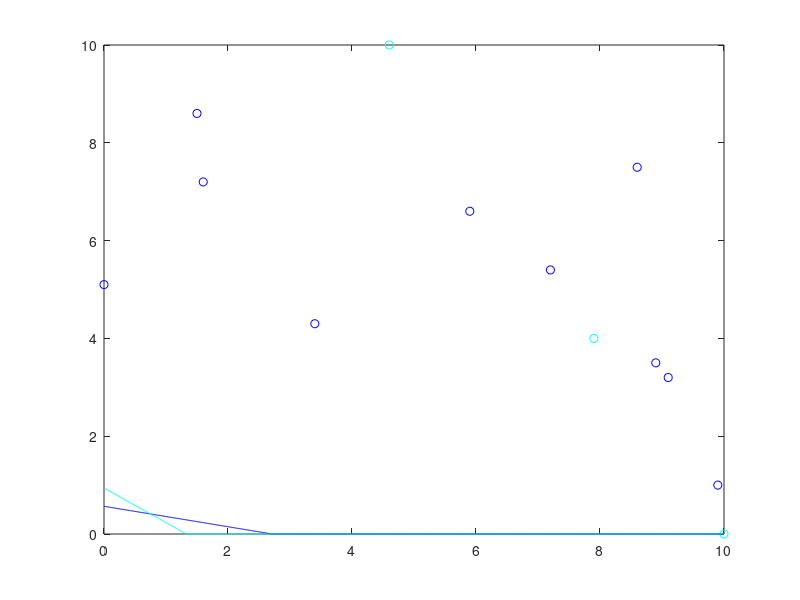

The MATLAB source for this figure:
x0 = 0.000000:.01:10.000000;
c0 = [1.500000 8.600000 ;
3.400000 4.300000 ;
7.200000 5.400000 ;
1.600000 7.200000 ;
8.900000 3.500000 ;
9.900000 1.000000 ;
5.900000 6.600000 ;
9.100000 3.200000 ;
0.000000 5.100000 ;
8.600000 7.500000 ;
];
y_c0 =  - 0.204527 / 0.978861 * x0  + 0.554657 / 0.978861;
c1 = [7.900000 4.000000 ;
4.600000 10.000000 ;
10.000000 0.000000 ;
];
y_c1 =  - 0.5781 / 0.815966 * x0  + 0.767471 / 0.815966;
colors = jet(2);
if (size(c0) >0) plot (c0(:,1), c0(:,2),'o', 'color', colors(1,:)); end
hold on;
if (size(c1) >0) plot (c1(:,1), c1(:,2),'o', 'color', colors(2,:)); end
hold on;
for i = 1 : size(y_c0, 2) 
 if y_c0(i) > 10.000000 
 y_c0(i) = 10.000000; 
 end 
 if y_c0(i) < 0.000000 
 y_c0(i) = 0.000000; 
 end 
 end
for i = 1 : size(y_c1, 2) 
 if y_c1(i) > 10.000000 
 y_c1(i) = 10.000000; 
 end 
 if y_c1(i) < 0.000000 
 y_c1(i) = 0.000000; 
 end 
 end
plot(x0, y_c0, 'color', colors(1,:));
hold on;
plot(x0, y_c1, 'color', colors(2,:));
hold on;
